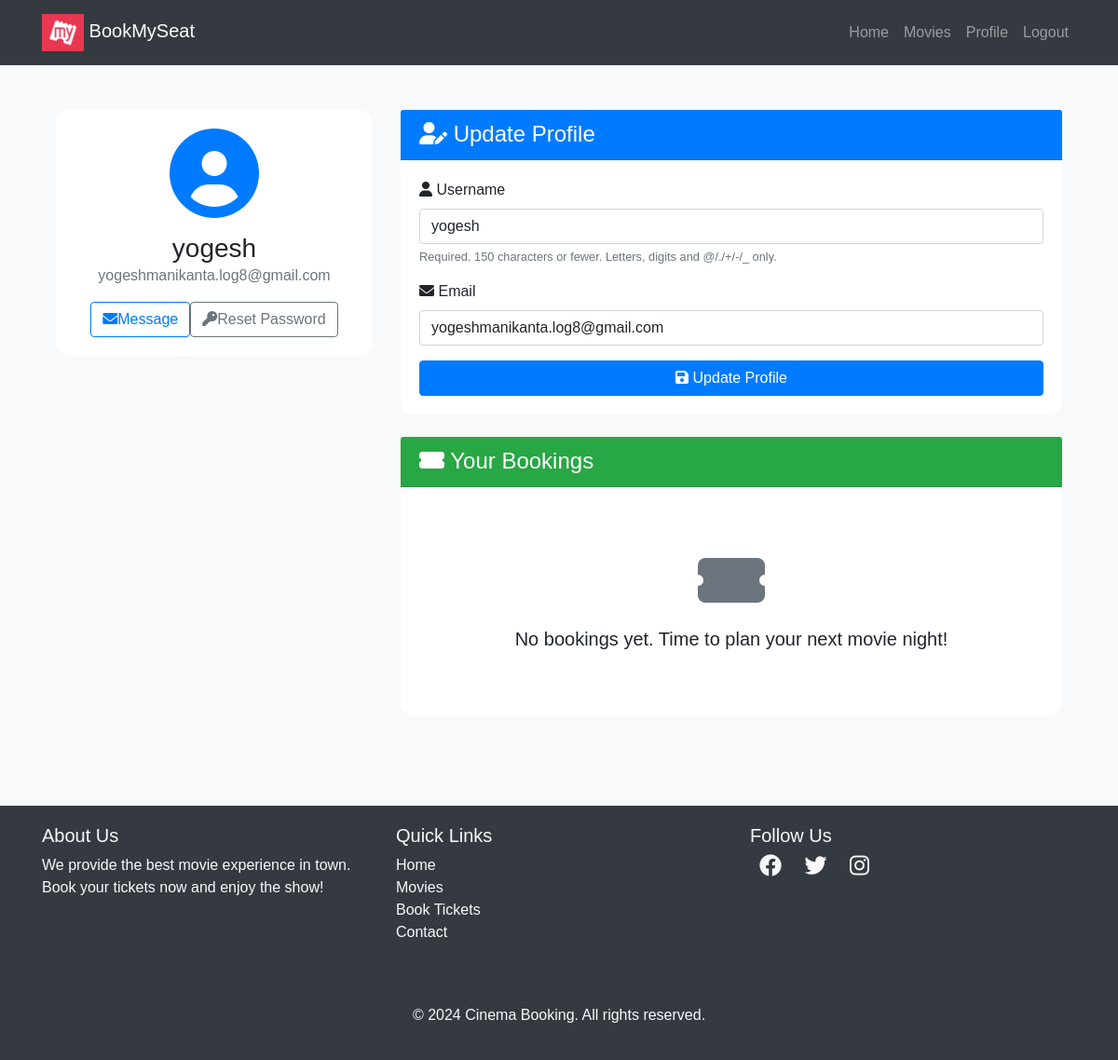
Before: /users/profile/ (signed in) with the older database file.
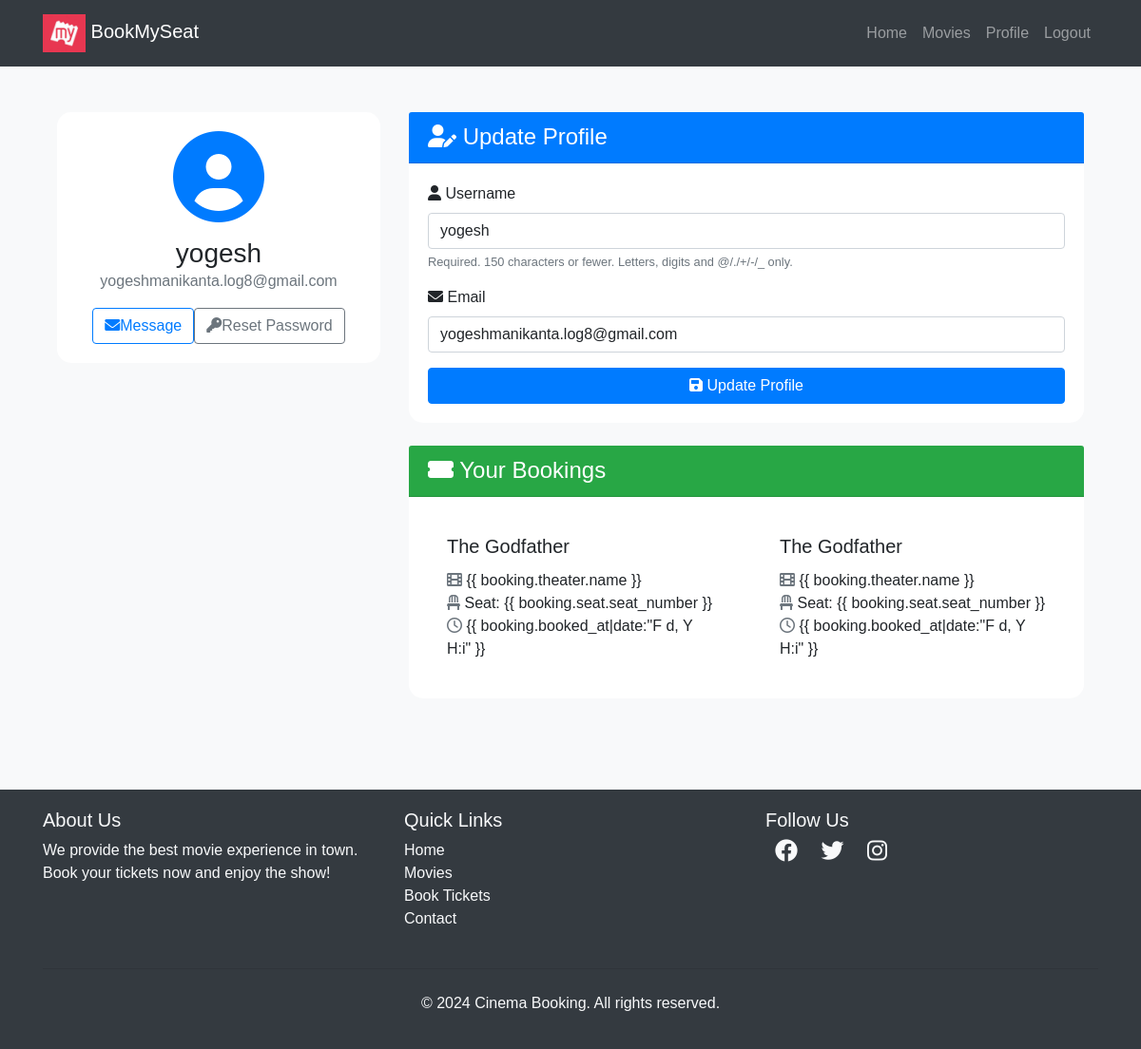
After: the same page with the newer database file.
### movies/models.py (models this page shows, shortened)
class Booking(models.Model):
    user=models.ForeignKey(User,on_delete=models.CASCADE)
    seat=models.OneToOneField(Seat,on_delete=models.CASCADE)
    movie=models.ForeignKey(Movie,on_delete=models.CASCADE)
    theater=models.ForeignKey(Theater,on_delete=models.CASCADE)
    booked_at=models.DateTimeField(auto_now_add=True)

class Movie(models.Model):
    name= models.CharField(max_length=255)
    image= models.ImageField(upload_to="movies/")
    rating = models.DecimalField(max_digits=3,decimal_places=1)
    cast= models.TextField()
    description= models.TextField(blank=True,null=True) # optional

### users/views.py (the view)
# urls.py: path('profile/', profile, name='profile'),
@login_required
def profile(request):
    bookings = Booking.objects.filter(user=request.user)
    if request.method == 'POST':
        u_form = UserUpdateForm(request.POST, instance=request.user)
        if u_form.is_valid():
            u_form.save()
            return redirect('profile')
    else:
        u_form = UserUpdateForm(instance=request.user)
    return render(request, 'users/profile.html', {'u_form': u_form, 'bookings': bookings})

### users/forms.py
class UserUpdateForm(forms.ModelForm):
    email = forms.EmailField()
    class Meta:
        model= User
        fields=['username','email']

### templates/users/profile.html (shortened to what this page needs)
{% extends "users/basic.html" %} {% block content %}
<div class="container py-5">
	<div class="row">
		<div class="col-lg-4 mb-4">
			<div class="card shadow">
				<div class="card-body text-center">
					<div class="mb-3">
						<i class="fas fa-user-circle fa-6x text-primary"></i>
					</div>
					<h3 class="card-title mb-0">{{ user.username }}</h3>
					<p class="text-muted mb-3">{{ user.email }}</p>
					<div class="d-flex justify-content-center">
						<a href="#" class="btn btn-outline-primary me-2"
							><i class="fas fa-envelope me-2"></i>Message</a
						>
						<a
							href="{% url 'password_reset' %}"
							class="btn btn-outline-secondary"
							><i class="fas fa-key me-2"></i>Reset Password</a
						>
					</div>
				</div>
			</div>
		</div>
		<div class="col-lg-8">
			<div class="card shadow mb-4">
				<div class="card-header bg-primary text-white">
					<h4 class="mb-0">
						<i class="fas fa-user-edit me-2"></i> Update Profile
					</h4>
				</div>
				<div class="card-body">
					<form method="POST">
						{% csrf_token %} {% for field in u_form %}
						<div class="mb-3">
							<label for="{{ field.id_for_label }}" class="form-label">
								<i
									class="fas fa-{% if field.name == 'username' %}user{% elif field.name == 'email' %}envelope{% else %}info-circle{% endif %} me-2"
								></i>
								{{ field.label }}
							</label>
							{{ field.errors }} {{ field }} {% if field.help_text %}
							<small class="form-text text-muted">{{ field.help_text }}</small>
							{% endif %}
						</div>
						{% endfor %}
						<button class="btn btn-primary w-100" type="submit">
							<i class="fas fa-save me-2"></i> Update Profile
						</button>
					</form>
				</div>
			</div>
			<div class="card shadow">
				<div class="card-header bg-success text-white">
					<h4 class="mb-0">
						<i class="fas fa-ticket-alt me-2"> </i> Your Bookings
					</h4>
				</div>
				<div class="card-body">
					{% if bookings %}
					<div class="row row-cols-1 row-cols-md-2 g-4">
						{% for booking in bookings %}
						<div class="col">
							<div class="card h-100 border-0 shadow-sm">
								<div class="card-body">
									<h5 class="card-title">{{ booking.movie.name }}</h5>
									<p class="card-text">
										<i class="fas fa-film me-2 text-muted"> </i> {{
										booking.theater.name }}<br />
										<i class="fas fa-chair me-2 text-muted"> </i> Seat: {{
										booking.seat.seat_number }}<br />
										<i class="far fa-clock me-2 text-muted"> </i> {{
										booking.booked_at|date:"F d, Y H:i" }}
									</p>
								</div>
							</div>
						</div>
						{% endfor %}
					</div>
					{% else %}
					<div class="text-center py-5">
						<i class="fas fa-ticket-alt fa-4x text-muted mb-3"></i>
						<p class="lead mb-0">
							No bookings yet. Time to plan your next movie night!
						</p>
					</div>
					{% endif %}
				</div>
			</div>
		</div>
	</div>
</div>
<link
	rel="stylesheet"
	href="https://cdnjs.cloudflare.com/ajax/libs/font-awesome/6.0.0-beta3/css/all.min.css"
/>
{% endblock %}

Changed rows visible on the page:
added Booking: movie.name "The Godfather"
added Booking: movie.name "The Godfather"
Other visible differences:
text no longer shown: "No bookings yet. Time to plan your next movie night!"
